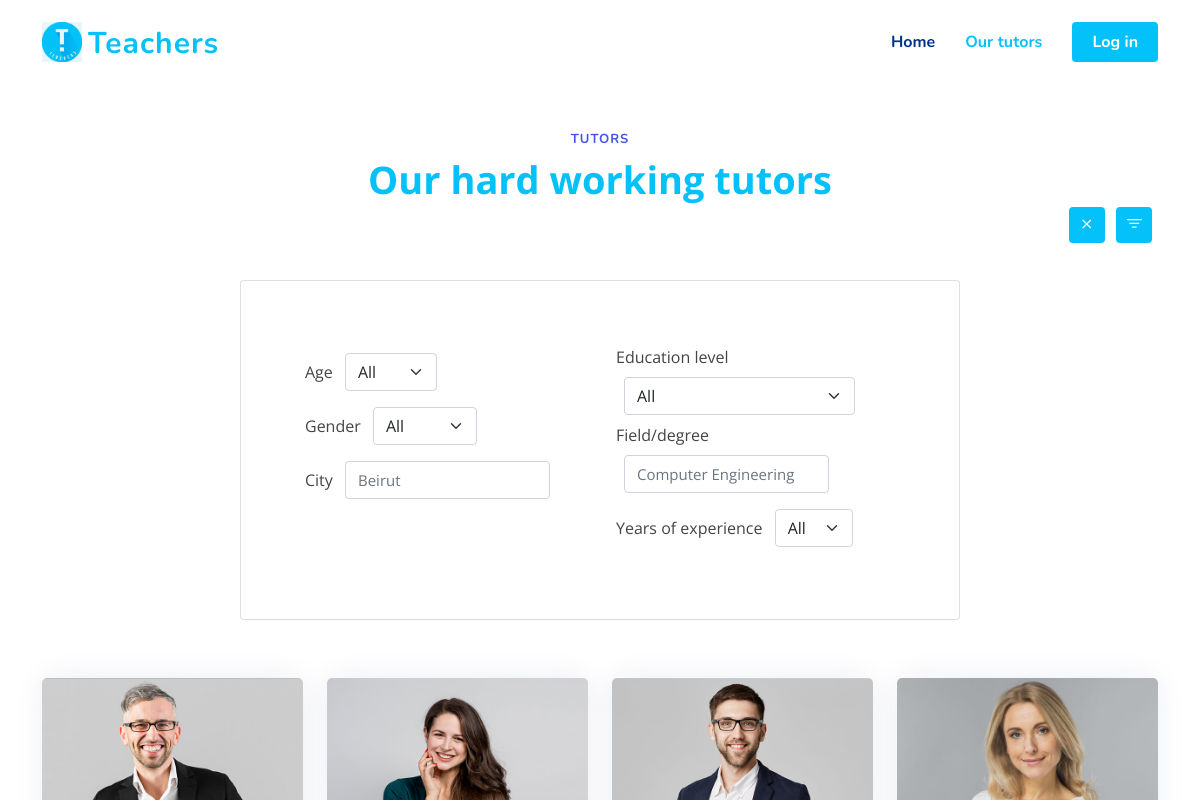
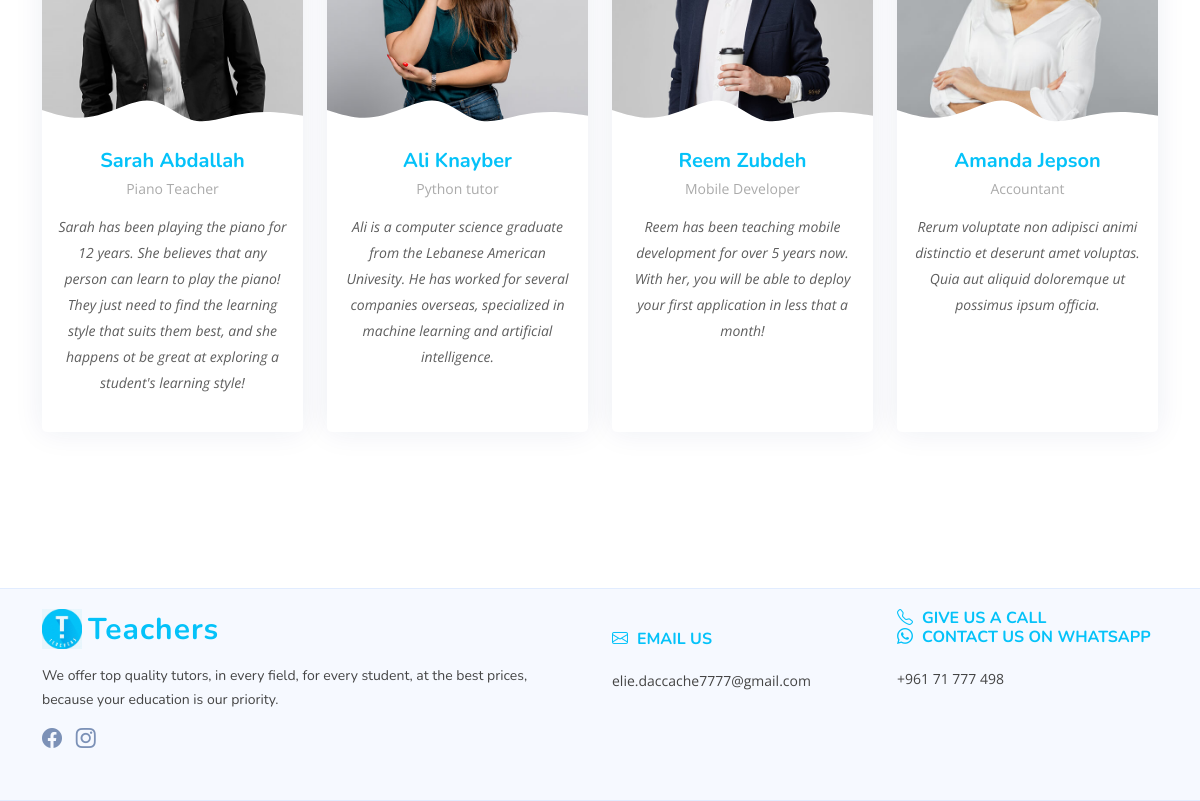
The page /tutors_page.php on the database as committed earlier (2 pictures, top to bottom).
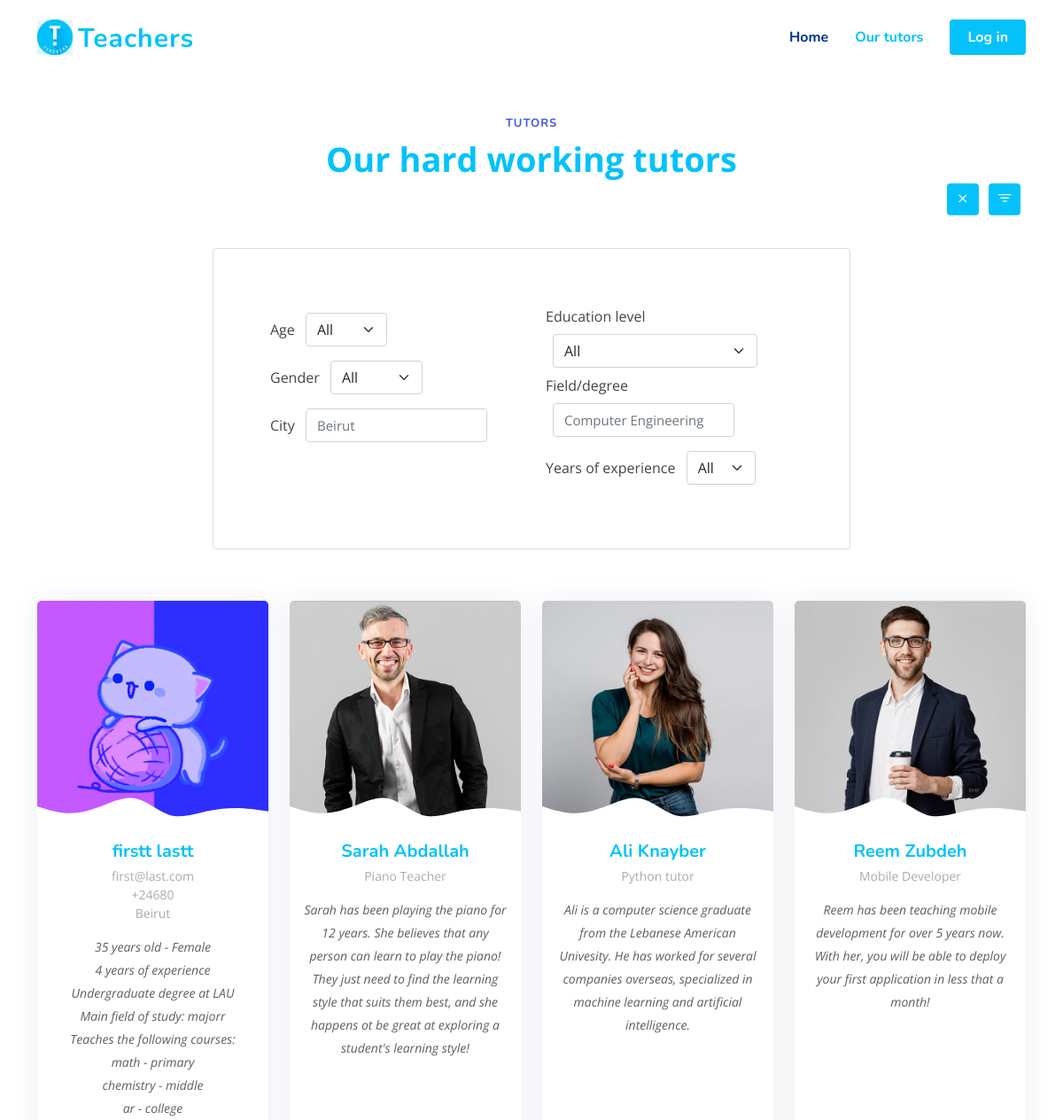
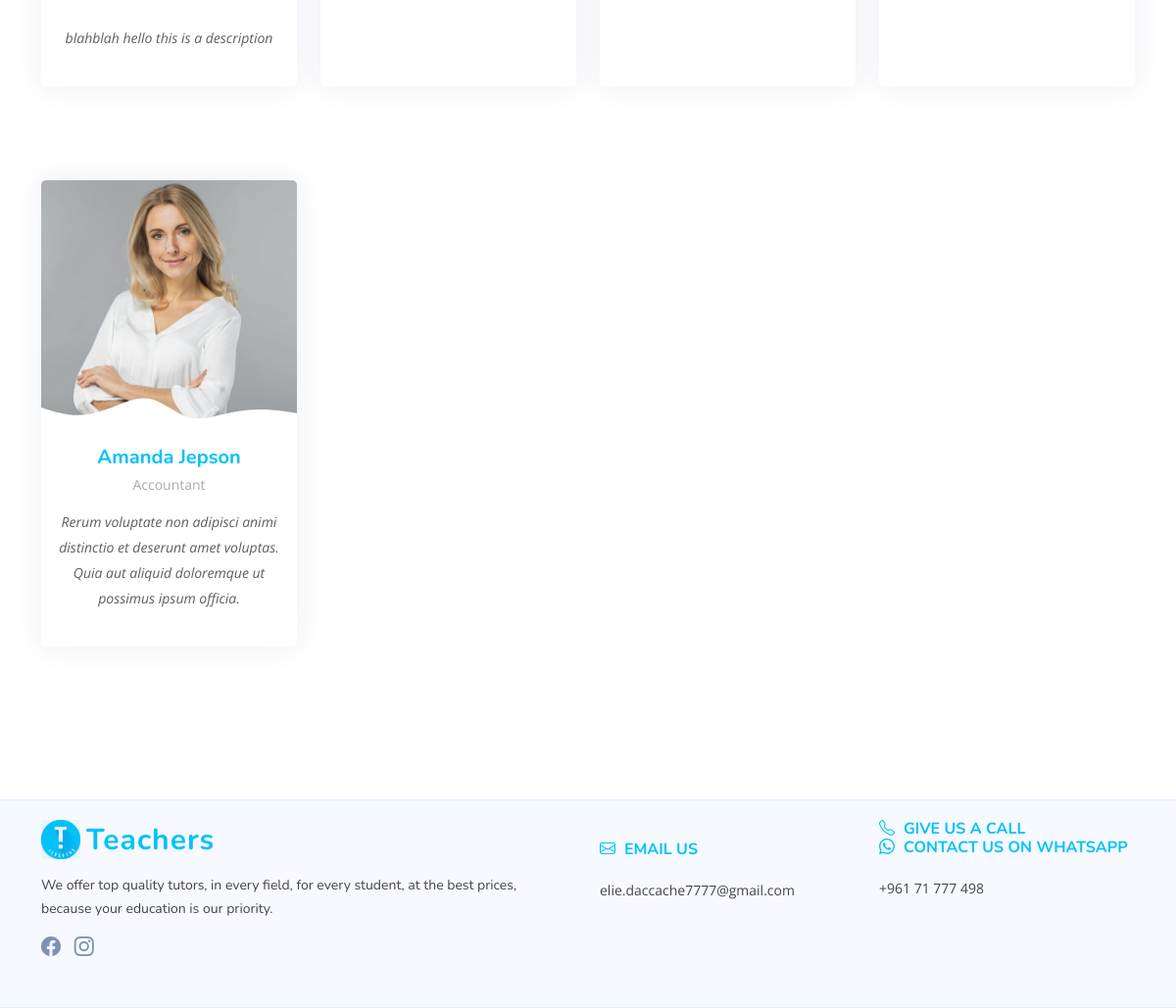
The same page on the database as committed later (2 pictures, top to bottom).
### tables this page shows
CREATE TABLE `tutors` (
  `tutor_ID` int(11) NOT NULL,
  `user_id` int(11) NOT NULL,
  `gender` varchar(250) NOT NULL,
  `years_of_experience` varchar(250) NOT NULL,
  `education_level` varchar(250) NOT NULL,
  `major` varchar(250) NOT NULL,
  `year_born` int(11) NOT NULL,
  `city` varchar(250) NOT NULL,
  `college_name` varchar(250) NOT NULL,
  `cv` varchar(250) NOT NULL,
  `profile_image` varchar(250) NOT NULL,
  `description` varchar(250) NOT NULL
);

CREATE TABLE `users` (
  `user_id` int(11) NOT NULL,
  `type` int(250) NOT NULL,
  `first_name` varchar(250) NOT NULL,
  `last_name` varchar(250) NOT NULL,
  `email` varchar(250) NOT NULL,
  `phone_number` varchar(250) NOT NULL,
  `password` text NOT NULL
);

CREATE TABLE `tutor_courses` (
  `id` int(11) NOT NULL,
  `course_id` int(11) NOT NULL,
  `tutor_id` int(11) NOT NULL
);

CREATE TABLE `courses` (
  `course_id` int(11) NOT NULL,
  `course_name` varchar(250) NOT NULL,
  `course_level` varchar(250) NOT NULL
);

### tutors_page.php (the view, shortened to what this page needs)
<?php
include("connection.php");
$currentYear = date("Y");
$age = "";
$ageQ = "";
switch ($age) {
  default:
      $ageQ = $currentYear-60 . " AND " . $currentYear-18;
}
$gender = "";
$genderQ = "";
switch ($gender) {
  default:
      $genderQ = "%";
}
$city = "";
$cityQ = "%";
$education = "";
$educationQ = "";
switch ($education) {
  default:
      $educationQ = "%";
}
$field = "";
$fieldQ = "%";
$years = "";
$yearsQ = "";
switch ($age) {
  default:
      $yearsQ = "0 AND 9999";
}
$query = "
SELECT
tutor_id, first_name, last_name, email, phone_number, gender, years_of_experience,
education_level, major, year_born, city, college_name, profile_image, description
FROM users JOIN tutors ON `users`.`user_id` = `tutors`.`user_id` WHERE
year_born BETWEEN ". $ageQ . "
AND
gender LIKE '". $genderQ . "'
AND
city LIKE '". $cityQ . "'
AND
education_level LIKE '". $educationQ . "'
AND
major LIKE '". $fieldQ . "'
AND
years_of_experience BETWEEN ". $yearsQ . ";";
$stmt = $connection->prepare($query);
$stmt->execute();
$res = $stmt->get_result();
?>
<!DOCTYPE html>
<html lang="en">
<head>
  <link href="./vendor/bootstrap/css/bootstrap.min.css" rel="stylesheet">
  <link href="./vendor/bootstrap-icons/bootstrap-icons.css" rel="stylesheet">
  <link href="./vendor/aos/aos.css" rel="stylesheet">
  <link href="./vendor/remixicon/remixicon.css" rel="stylesheet">
  <link href="./vendor/swiper/swiper-bundle.min.css" rel="stylesheet">
  <link href="./vendor/glightbox/css/glightbox.min.css" rel="stylesheet">
  <link href="./css/style.css" rel="stylesheet">
  <link href="./css/style2.css" rel="stylesheet">
</head>
<body>
  <header id="header" class="header fixed-top">
    <div class="container-fluid container-xl d-flex align-items-center justify-content-between">
      <a href="index.html" class="logo d-flex align-items-center">
        <img src="./img/logo.png" alt="">
        <span>Teachers</span>
      </a>
      <nav id="navbar" class="navbar">
        <ul>
          <li><a class="nav-link scrollto" href="index.html">Home</a></li>
          <li><a class="nav-link scrollto active" href="tutors_page.php">Our tutors</a></li>
          <li><a class="getstarted scrollto" href="login.html">Log in</a></li>
        </ul>
      </nav>
    </div>
  </header>
    <section id="team" class="team">
      <div class="container">
        <div class="row gy-4 my-5">
          <header class="section-header p-0">
            <h2>Tutors</h2>
            <p>Our hard working tutors</p>
          </header>
          <div class="row my-1 p-0">
            <div class="col-11"></div>
            <div class="col-1 d-flex justify-content-around p-0">
              <button class="filter-button" onclick="clear_filters()"><i class="bi bi-x"></i></button>
              <button class="filter-button" onclick="filter()"><i class="bi bi-filter" ></i></button>
            </div>
          </div>
          <div class="collapse show container my-1" id="filter-panel">
            <form action="tutors_page.php">
              <div class="thin-container row card card-body d-flex flex-row justify-content-around p-5">
                <div class="col-12 col-md-6 p-3">
                  <span>Age</span>
                  <select name="age" id="age" onchange="this.form.submit()" class="form-select w-auto d-inline-block m-2">
                    <option value="all" <?php if ($age == "all" || $age == "") { ?> selected <?php }?> >All</option>
                  </select>
                  <br>
                  <span>Gender</span>
                  <select name="gender" id="gender" onchange="this.form.submit()" class="form-select w-auto d-inline-block m-2">
                    <option value="all" <?php if ($gender == "all" || $gender == "") { ?> selected <?php }?> >All</option>
                  </select>
                  <br>
                  <span>City</span>
                  <input type="text" name="city" id="city" placeholder="Beirut" onchange="this.form.submit()"
                  value="<?php echo $city ?>" class="form-control w-auto d-inline-block m-2">
                </div>
                <div class="col-12 col-md-6 p-3">
                  <span>Education level</span>
                  <select name="education" id="education" onchange="this.form.submit()" class="form-select w-auto d-inline-block m-2">
                    <option value="all" <?php if ($education == "all" || $education == "") { ?> selected <?php }?> >All</option>
                  </select>
                  <br>
                  <span>Field/degree</span>
                  <input type="text" name="field" id="field" placeholder="Computer Engineering" onchange="this.form.submit()"
                  value="<?php echo $field ?>" class="form-control w-auto d-inline-block m-2">
                  <br>
                  <span>Years of experience</span>
                  <select name="years" id="years" onchange="this.form.submit()" class="form-select w-auto d-inline-block m-2">
                    <option value="all" <?php if ($years == "all" || $years = "") { ?> selected <?php }?> >All</option>
                  </select>
                </div>
              </div>
            </form>
          </div>
          <?php
          while($r = $res->fetch_assoc()) {
            $id = $r["tutor_id"];
            $name = $r["first_name"] ." ". $r["last_name"];
            $email = $r["email"];
            $phone = "+" . $r["phone_number"];
            $gender = $r["gender"];
            $years = $r["years_of_experience"];
            $education = "";
                switch ($r["education_level"]) {
                  case "1":
                      $education = "Undergraduate degree";
                      break;
                }
            $field = $r["major"];
            $age = date("Y") - $r["year_born"];
            $city = $r["city"];
            $school = $r["college_name"];
            $image = "/tutor_image/" . $r["profile_image"];
            $description = $r["description"];
            $courses = "";
                $query = "SELECT * FROM `tutor_courses` JOIN `courses` ON `tutor_courses`.`course_id` = `courses`.`course_id`
                WHERE `tutor_id` = ?";
                $stmt = $connection->prepare($query);
                $stmt->bind_param("d", $id);
                $stmt->execute();
                $res = $stmt->get_result();
                while ($r = $res->fetch_assoc()) {
                  $courses .= $r["course_name"] ." - " .$r["course_level"] . "<br>";
                }
            ?>
              <div class="col-lg-3 col-md-6 d-flex align-items-stretch my-5" data-aos="fade-up" data-aos-delay="10">
                <div class="member">
                  <div class="member-img">
                    <img src="<?php echo $image ?>" class="img-fluid" alt="">
                  </div>
                  <div class="member-info">
                    <h4><?php echo $name ?></h4>
                    <span><?php echo $email ?></span>
                    <span><?php echo $phone ?></span>
                    <span><?php echo $city ?></span>
                    <p>
                    <?php echo $age ?> years old - <?php echo $gender ?> <br>
                    <?php echo $years ?> years of experience <br>
                    <?php echo $education ?> at <?php echo $school ?> <br>
                    Main field of study: <?php echo $field ?> <br>
                    Teaches the following courses: <br>
                    <?php echo $courses ?> <br>
                    <?php echo $description ?>
                    </p>
                  </div>
                </div>
              </div>
          <?php }?>
          <div class="col-lg-3 col-md-6 d-flex align-items-stretch my-5" data-aos="fade-up" data-aos-delay="100">
            <div class="member">
              <div class="member-img">
                <img src="./img/team/team-1.jpg" class="img-fluid" alt="">
              </div>
              <div class="member-info">
                <h4>Sarah Abdallah</h4>
                <span>Piano Teacher</span>
                <p>Sarah has been playing the piano for 12 years. She believes that any person can learn to play the
                  piano! They just need to find the learning style that suits them best, and she happens ot be great at
                  exploring a student's learning style! </p>
              </div>
            </div>
          </div>
          <div class="col-lg-3 col-md-6 d-flex align-items-stretch my-5" data-aos="fade-up" data-aos-delay="200">
            <div class="member">
              <div class="member-img">
                <img src="./img/team/team-2.jpg" class="img-fluid" alt="">
              </div>
              <div class="member-info">
                <h4>Ali Knayber</h4>
                <span>Python tutor</span>
                <p>Ali is a computer science graduate from the Lebanese American Univesity. He has worked for several
                  companies overseas, specialized in machine learning and artificial intelligence.</p>
              </div>
            </div>
          </div>
          <div class="col-lg-3 col-md-6 d-flex align-items-stretch my-5" data-aos="fade-up" data-aos-delay="300">
            <div class="member">
              <div class="member-img">
                <img src="./img/team/team-3.jpg" class="img-fluid" alt="">
              </div>
              <div class="member-info">
                <h4>Reem Zubdeh</h4>
                <span>Mobile Developer</span>
                <p>Reem has been teaching mobile development for over 5 years now. With her, you will be able to deploy
                  your first application in less that a month!</p>
              </div>
            </div>
          </div>
          <div class="col-lg-3 col-md-6 d-flex align-items-stretch my-5" data-aos="fade-up" data-aos-delay="400">
            <div class="member">
              <div class="member-img">
                <img src="./img/team/team-4.jpg" class="img-fluid" alt="">
              </div>
              <div class="member-info">
                <h4>Amanda Jepson</h4>
                <span>Accountant</span>
                <p>Rerum voluptate non adipisci animi distinctio et deserunt amet voluptas. Quia aut aliquid doloremque
                  ut possimus ipsum officia.</p>
              </div>
            </div>
          </div>
        </div>
      </div>
    </section>
<footer id="footer" class="footer">
  <div class="footer-top">
    <div class="container">
      <div class="row gy-4">
        <div class="col-lg-6 col-md-12 footer-info">
          <a href="index.html" class="logo d-flex align-items-center">
            <img src="./img/logo.png" alt="">
            <span>Teachers</span>
          </a>
          <p>We offer top quality tutors, in every field, for every student, at the best prices, <br>
            because your education is our priority.</p>
          <div class="social-links mt-3">
              <a href="https://www.facebook.com/Teachers.leb/" class="facebook"><i class="bi bi-facebook"></i></a>
              <a href="https://www.instagram.com/teachers.lb/" class="instagram"><i class="bi bi-instagram"></i></a>
          </div>
        </div>
        <div class="col-lg-3 col-5 footer-links">
          <br> <br class="d-block d-md-none">
          <h4><i class="bi bi-envelope"></i>&ThickSpace; Email us</h4> <br>
          elie.daccache7777@gmail.com
        </div>
        <div class="col-lg-3 col-5 footer-contact text-center text-md-start">
          <h4>
            <i class="bi bi-telephone"></i>&ThickSpace; Give us a call <br>
            <i class="bi bi-whatsapp"></i>&ThickSpace; Contact us on WhatsApp</h4> <br>
          +961 71 777 498
        </div>
      </div>
    </div>
  </div>
</footer>
</body>
</html>

### css/style.css (style rules this page uses)
:root { scroll-behavior: smooth; }
body { font-family: "Open Sans", sans-serif; color: #444444; }
a { color: #4154f1; text-decoration: none; }
h1, h2, h3, h4, h5, h6 { font-family: "Nunito", sans-serif; }
section { padding: 60px 0; overflow: hidden; }
.section-header { text-align: center; padding-bottom: 40px; }
.section-header h2 { font-size: 13px; letter-spacing: 1px; font-weight: 700; margin: 0; color: #4154f1; text-transform: uppercase; }
.section-header p { margin: 10px 0 0 0; padding: 0; font-size: 38px; line-height: 42px; font-weight: 700; color: #04c2f9 ; }
.header { transition: all 0.5s; z-index: 997; padding: 20px 0; }
.header .logo { line-height: 0; }
.header .logo img { max-height: 40px; margin-right: 6px; }
.header .logo span { font-size: 30px; font-weight: 700; letter-spacing: 1px; color: #04c2f9 ; font-family: "Nunito", sans-serif; margin-top: 3px; }
.navbar { padding: 0; }
.navbar ul { margin: 0; padding: 0; display: flex; list-style: none; align-items: center; }
.navbar li { position: relative; }
.navbar a, .navbar a:focus { display: flex; align-items: center; justify-content: space-between; padding: 10px 0 10px 30px; font-family: "Nunito", sans-serif; font-size: 16px; font-weight: 700; color: #013289; white-space: nowrap; transition: 0.3s; }
.navbar a:hover, .navbar .active, .navbar .active:focus, .navbar li:hover > a { color: #04c2f9; }
.navbar .getstarted, .navbar .getstarted:focus { background: #04c2f9; padding: 8px 20px; margin-left: 30px; border-radius: 4px; color: #fff; }
.team { background: #fff; padding: 60px 0; }
.team .member { overflow: hidden; text-align: center; border-radius: 5px; background: #fff; box-shadow: 0px 0 30px rgba(1, 41, 112, 0.08); transition: 0.3s; }
.team .member .member-img { position: relative; overflow: hidden; }
.team .member .member-img:after { position: absolute; content: ""; left: 0; bottom: 0; height: 100%; width: 100%; background: url(../img/team-shape.svg) no-repeat center bottom; background-size: contain; z-index: 1; }
.team .member .member-info { padding: 10px 15px 20px 15px; }
.team .member .member-info h4 { font-weight: 700; margin-bottom: 5px; font-size: 20px; color: #04c2f9 ; }
.team .member .member-info span { display: block; font-size: 14px; font-weight: 400; color: #aaaaaa; }
.team .member .member-info p { font-style: italic; font-size: 14px; padding-top: 15px; line-height: 26px; color: #5e5e5e; }
.footer { background: #f6f9ff; font-size: 14px; }
form { margin-top: 20px; padding: 6px 10px; position: relative; border-radius: 4px; }
.footer .footer-top { border-top: 1px solid #e1ecff; border-bottom: 1px solid #e1ecff; padding: 20px 0 20px 0; }
.footer .footer-top .footer-info { margin-bottom: 30px; }
.footer .footer-top .footer-info .logo { line-height: 0; margin-bottom: 15px; }
.footer .footer-top .footer-info .logo img { max-height: 40px; margin-right: 6px; }
.footer .footer-top .footer-info .logo span { font-size: 30px; font-weight: 700; letter-spacing: 1px; color: #04c2f9 ; font-family: "Nunito", sans-serif; margin-top: 3px; }
.footer .footer-top .footer-info p { font-size: 14px; line-height: 24px; margin-bottom: 0; font-family: "Nunito", sans-serif; }
.footer .footer-top .social-links a { font-size: 20px; display: inline-block; color: rgba(1, 41, 112, 0.5); line-height: 0; margin-right: 10px; transition: 0.3s; }
.footer .footer-top h4 { font-size: 16px; font-weight: bold; color: #04c2f9 ; text-transform: uppercase; position: relative; padding-bottom: 12px; }
.footer .footer-top .footer-links { margin-bottom: 30px; }

### css/style2.css (style rules this page uses)
.filter-button { font-size: 20px; padding: 3px 8px; margin: 3px; background-color: #04c2f9; color: #fff; transition: 0.4s; border: none; border-radius: 4px; }
.thin-container { width: 60vw; margin: auto; }
#footer h4 { margin: 0; padding: 0; }

Rows that differ between the two databases and show on the page:
added tutors: profile_image (picture), user.last_name "firstt lastt", user.email "first@last.com", user.phone_number "+24680", city "Beirut", year_born "35", gender "Female", years_of_experience "4", education_level "Undergraduate degree", college_name "LAU", major "majorr", description "blahblah hello this is a description"
added tutor_courses: course.course_name "math", course.course_level "primary"
added tutor_courses: course.course_name "chemistry", course.course_level "middle"
added tutor_courses: course.course_name "ar", course.course_level "college"
